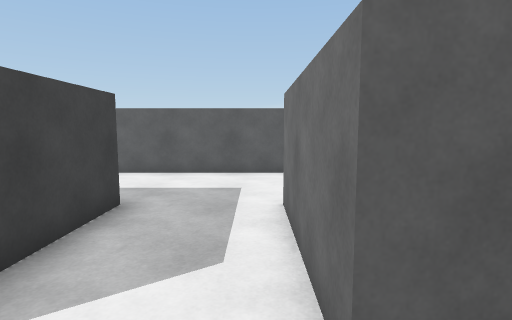
view 1 (above)

16 first-person views from a walk through a scene from a Unity 3-D project. The camera is 1.4 m above the floor, tilts 6° down and sees 80° across. The floor is counted in squares, 1 m on a side. Each view is taken from the middle of a square. On the plan, view 1 faces up. The plan holds only what a view shows up to about 14 squares ahead; the rest is blank. The player character is not drawn.

view 2
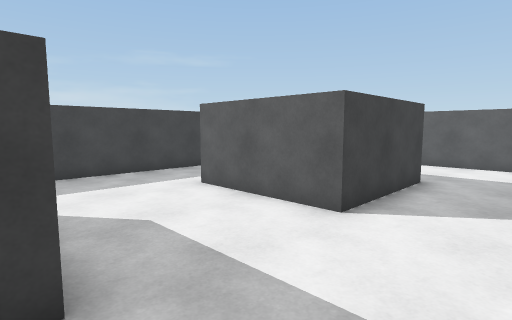

view 3
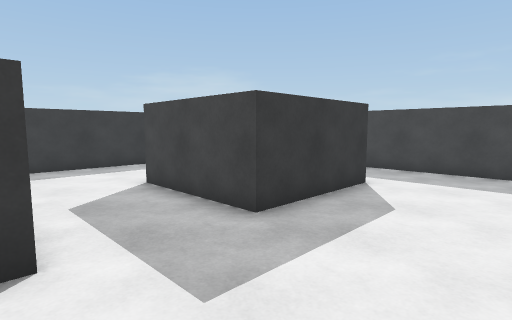

view 4
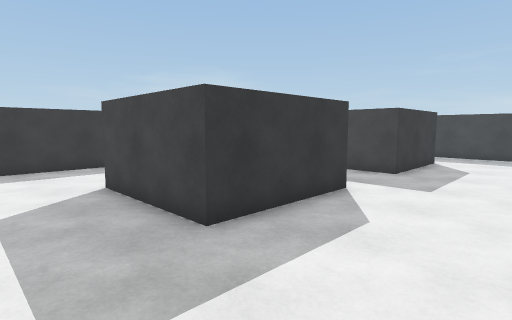

view 5
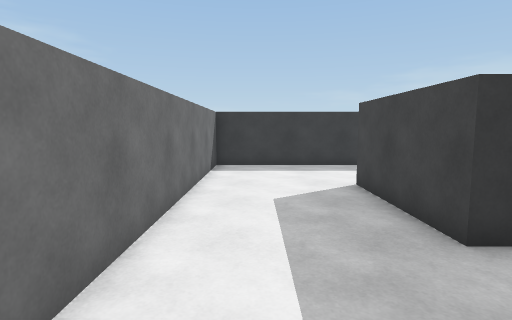

view 6
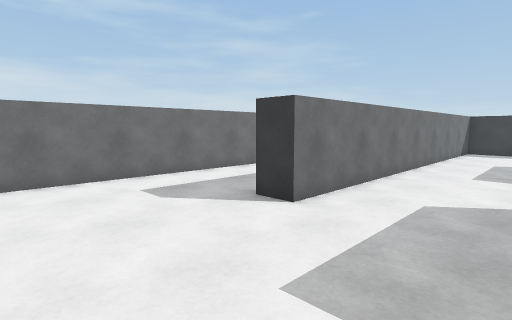

view 7
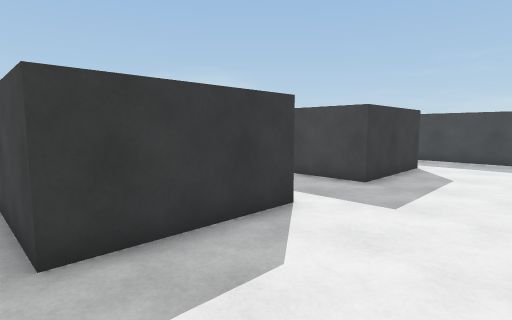

view 8
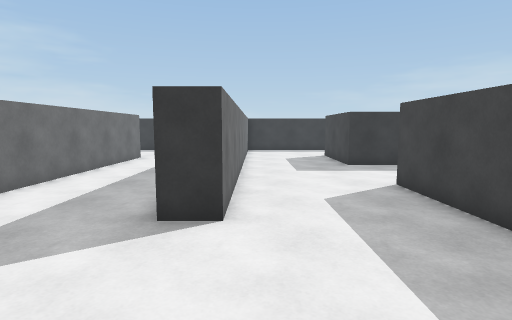

view 9
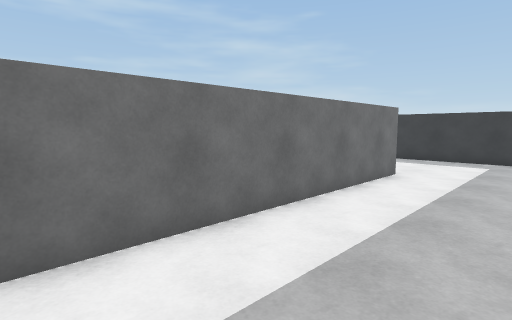

view 10
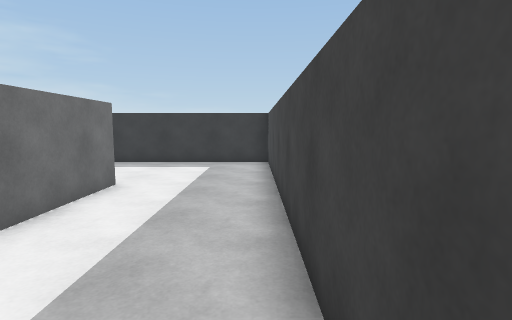

view 11
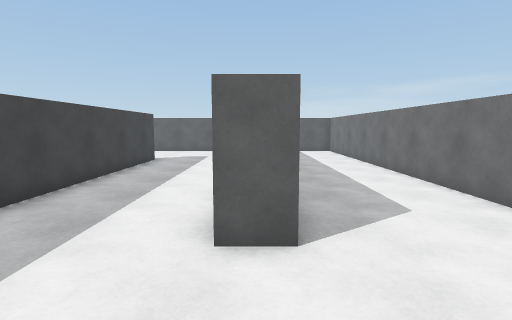

view 12
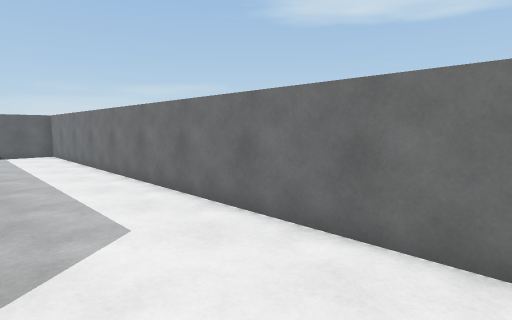

view 13
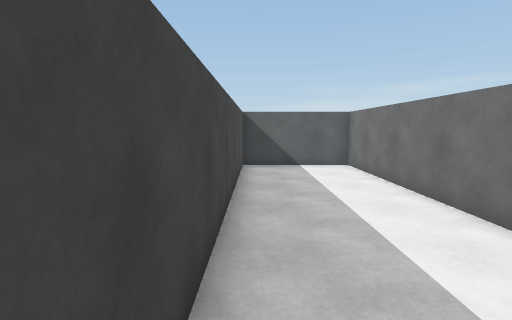

view 14
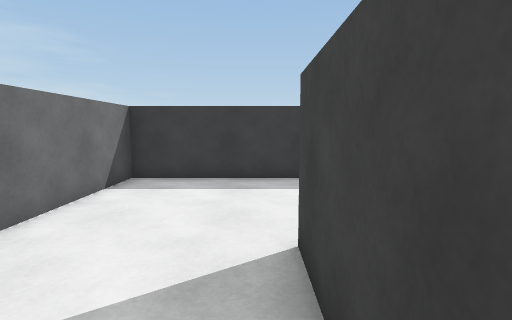

view 15
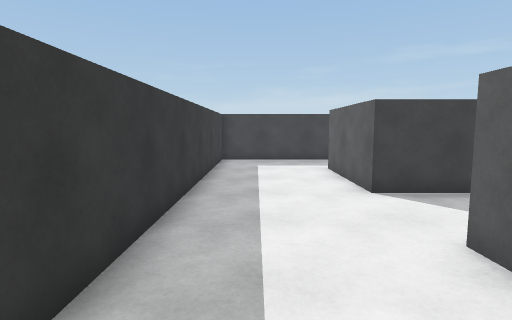

view 16
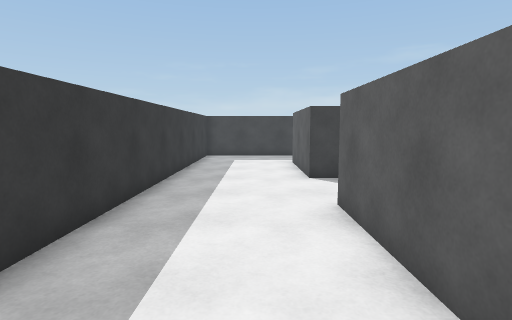

### Floor plan
Points are (right, up) in squares from view 1. A wall is a line through its corners. A room is listed if a view was taken in it or the views show most of it. See-through windows are left out.
Room 1 (views 1, 2, 3, 4, 5, 6, 7, 8, 9, 10, 11, 12, 13, 14, 15, 16)
walls: (1.4, 1.5) (0.5, 1.5) (0.5, 5.5) (4.5, 5.5) (4.5, 1.5); (0.4, -2.5) (4.5, -2.5) (4.5, -6.5) (0.5, -6.5); (0.9, 9.5) (-4.4, 9.5); (9.4, -10.5) (18.5, -10.5) (18.5, 9.5) (14.5, 9.5); (-6.6, -2.5) (-2.5, -2.5) (-2.5, -6.5) (-6.5, -6.5); (-6.5, 5.5) (-2.5, 5.5) (-2.5, 1.5) (-6.5, 1.5); (14.5, 9.1) (14.5, -5.5) (13.5, -5.5) (13.5, 8.4); (-9.5, -5.8) (-9.5, -10.5); (-9.5, 7.9) (-9.5, -4); (-9.2, -10.5) (8.5, -10.5) (8.5, 4.5) (9.5, 4.5) (9.5, -9.8)

Positions as (right, up) in squares from view 1, and headings:
1: (0, 0), facing up
2: (0, -3), facing up-left
3: (1, 1), facing down-left
4: (7, 1), facing down-left
5: (7, 1), facing down
6: (5, 9), facing down-right
7: (5, 9), facing down-left
8: (8, 9), facing down
9: (10, 4), facing down-right
10: (10, 2), facing down
11: (14, -9), facing up
12: (15, -8), facing up-right
13: (15, -2), facing up
14: (15, -2), facing down
15: (4, -9), facing left
16: (6, -8), facing left
